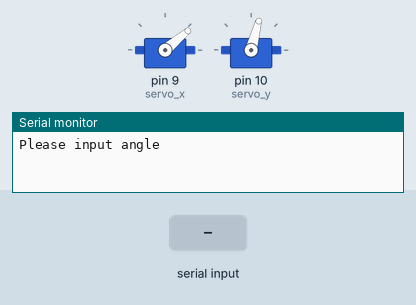
Bench run of a sketch on a simulated Arduino Uno, built with avr-gcc and run on an emulated ATmega328P. Parts: 2 × servo, the last lines printed to the serial monitor. The test bench sets the inputs (shaded band).

Above: at 1.2 s.
1.3 s: "90,45\n" received over Serial
At 1.9 s:
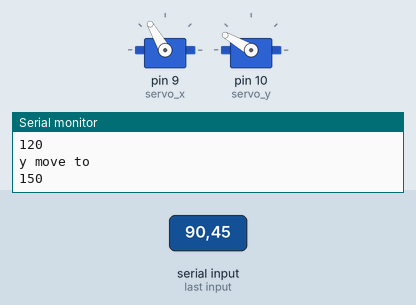
2.8 s: "5\n" received over Serial
At 4.0 s:
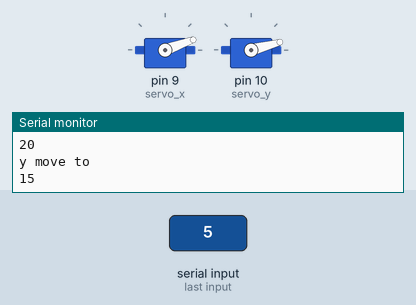
4.3 s: "90\n" received over Serial
At 5.2 s:
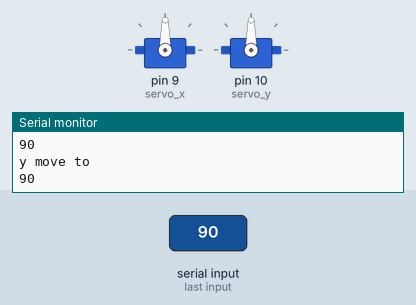
5.8 s: "30,150\n" received over Serial
At 6.6 s:
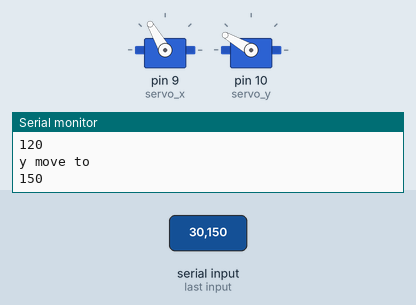
Timing chart, 0 to 8.3 s (numbered marks = the images above; inputs shaded):
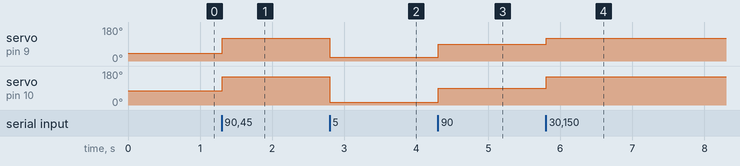

The sketch:

servo_ctrl.ino
```cpp
#include <Servo.h>
Servo servo_x;
Servo servo_y;

int pos_x = 0;
int pos_y = 0;
int x_angle_min = 20;
int x_angle_default = 40;
int x_angle_max = 120;
int y_angle_min = 15;
int y_angle_default = 75;
int y_angle_max = 150;
String in_data = "";

void setup(){
  Serial.begin(9600);
  servo_x.attach(9);  // 该舵机由arduino第九脚控制
  servo_y.attach(10);
  servo_x.write(x_angle_default);
  servo_y.write(y_angle_default);

  Serial.println("\n\nPlease input angle");
}

void loop(){
  while(Serial.available() > 0) {
    int in_char = Serial.read();
    if(isDigit(in_char)){
      in_data += (char)in_char;
    }
    if(in_char == '\n'){
      pos_x = in_data.toInt();
      if(pos_x > x_angle_max){
        pos_x = x_angle_max;
      }
      else if(pos_x < x_angle_min){
        pos_x = x_angle_min;
      }
      pos_y = in_data.toInt();
      if(pos_y > y_angle_max){
        pos_y = y_angle_max;
      }
      else if(pos_y < y_angle_min){
        pos_y = y_angle_min;
      }

      Serial.println("x move to");
      Serial.println(pos_x);
      Serial.println("y move to");
      Serial.println(pos_y);
      servo_x.write(pos_x);
      servo_y.write(pos_y);
      delay(15);
      in_data = "";
    }
  }
}
```

Measured:
- after the input at 1.3 s, servo on pin 9 (servo_x): 40° → 120° at once; servo on pin 10 (servo_y): 75° → 150° at once
- after the input at 2.8 s, servo on pin 9 (servo_x): 120° → 20° at once; servo on pin 10 (servo_y): 150° → 15° at once
- after the input at 4.3 s, servo on pin 9 (servo_x): 20° → 90° at once; servo on pin 10 (servo_y): 15° → 90° at once
- after the input at 5.8 s, servo on pin 9 (servo_x): 90° → 120° at once; servo on pin 10 (servo_y): 90° → 150° at once
